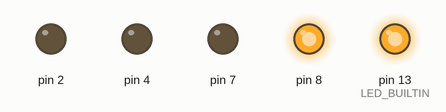
A sketch run on a simulated Arduino Uno, built with avr-gcc and run on an emulated ATmega328P. Parts: output pins drawn as LEDs (lit = HIGH).

Above: at 0.03 s.
At 0.8 s:
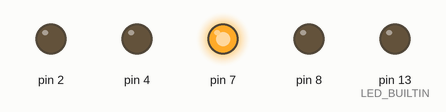
At 1.59 s:
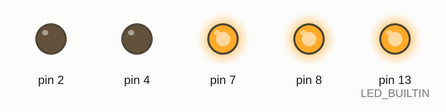
At 2.3 s:
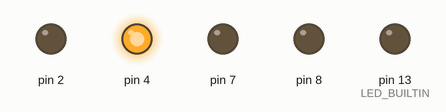
At 3.15 s:
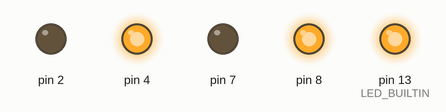
At 3.9 s:
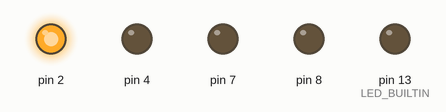
Timing chart, 0 to 6.1 s (numbered marks = the images above):
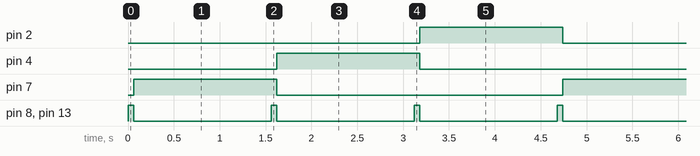

Measured:
- by itself, pin 2, pin 4, pin 7: alternates HIGH for 1.6 s and LOW for 3.1 s
- by itself, pin 8, pin 13 (LED_BUILTIN): alternates HIGH for 0.06 s and LOW for 1.5 s
- by itself, everything shown: repeats every 4.7 s, in 6 steps

The sketch:

LEDs_Robot_Test.ino
```cpp
void setup() {
  // put your setup code here, to run once:
  pinMode(7, OUTPUT);
  pinMode(4, OUTPUT);
  pinMode(2, OUTPUT);
  pinMode(8, OUTPUT);
  pinMode(LED_BUILTIN, OUTPUT);
  // digitalWrite(7, HIGH);
}

void loop() {
  // put your main code here, to run repeatedly:
  digitalWrite(LED_BUILTIN, HIGH);   // turn the LED off by making the voltage LOW
  digitalWrite(8, HIGH);
   delay(60);
  digitalWrite(LED_BUILTIN, LOW);  // turn the LED on (HIGH is the voltage level)
  digitalWrite(8, LOW);
  digitalWrite(7, HIGH);
  digitalWrite(4, LOW);
  digitalWrite(2, LOW);
  delay(1500);                      // wait for a second

  digitalWrite(LED_BUILTIN, HIGH);   // turn the LED off by making the voltage LOW
  digitalWrite(8, HIGH);
   delay(60);
  digitalWrite(LED_BUILTIN, LOW);  // turn the LED on (HIGH is the voltage level)
  digitalWrite(8, LOW);
  digitalWrite(7, LOW);
  digitalWrite(4, HIGH);
  digitalWrite(2, LOW);
  delay(1500);

  digitalWrite(LED_BUILTIN, HIGH);   // turn the LED off by making the voltage LOW
  digitalWrite(8, HIGH);
   delay(60);
  digitalWrite(LED_BUILTIN, LOW);  // turn the LED on (HIGH is the voltage level)
  digitalWrite(8, LOW);
  digitalWrite(7, LOW);
  digitalWrite(4, LOW);
  digitalWrite(2, HIGH);
  delay(1500);
}
```
